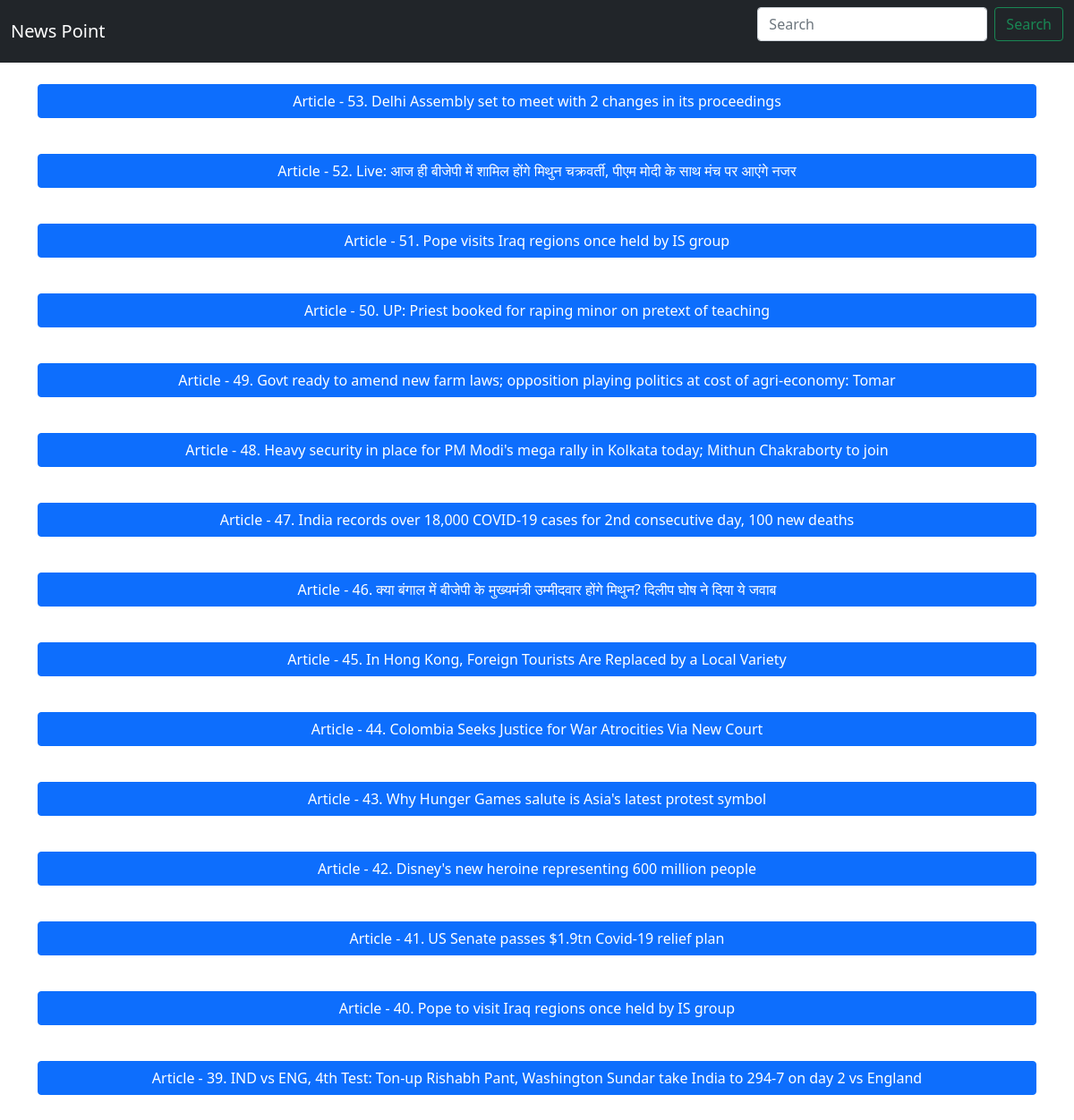
Before: / with the older database file.
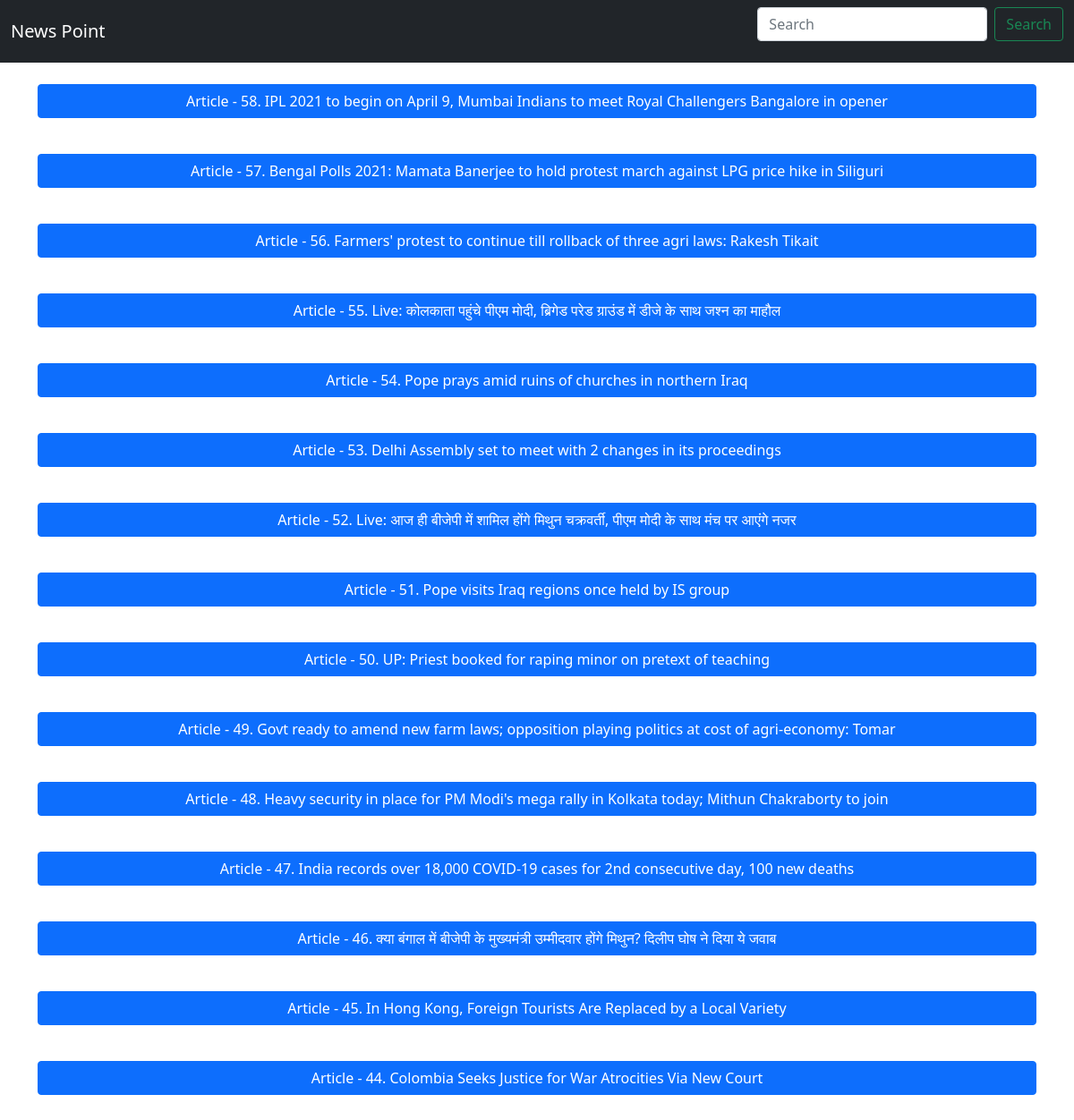
After: the same page with the newer database file.
### main.py (models this page shows, shortened)
class Article(db.Model):
    id = db.Column(db.Integer, primary_key=True)
    headline = db.Column(db.String(200), nullable=False)
    image_url = db.Column(db.String(1000), nullable=False)
    content = db.Column(db.String(400), nullable=False)
    redirect_url = db.Column(db.String(400), nullable=False)
    data_from = db.Column(db.String(200), nullable=False)

### main.py (the view)
@app.route('/')
def index():
    content = Article.query.order_by(Article.id.desc()).limit(15).all()
    return render_template('index.html', content=content)

### templates/Index.html (shortened to what this page needs)
<html>
    <head>
        <link href="https://cdn.jsdelivr.net/npm/bootstrap@5.0.0-beta2/dist/css/bootstrap.min.css" rel="stylesheet">
    </head>
    <body>
        <nav class="navbar navbar-expand-lg navbar-dark bg-dark">
            <div class="container-fluid">
              <a class="navbar-brand" href="/">News Point</a>
              <form class="d-flex" method="get" action="/search">
                <input class="form-control me-2" type="search" placeholder="Search" aria-label="Search" name="search" id="search">
                <button class="btn btn-outline-success" type="submit">Search</button>
              </form>
              </div>
          </nav>
          <br/>
          <div class="container">
              <div class="row">
            {% if content is not none %}
            {% for i in content %}
            <div class="col-md-12">
                <p>
                    <button class="btn btn-primary" type="button" data-bs-toggle="collapse" data-bs-target="#collapseExample{{i.id}}" aria-expanded="false" aria-controls="collapseExample{{i.id}}" style="width:100%;">
                      Article - {{i.id}}. {{i.headline}}
                    </button>
                  </p>
                  <br/>
              </div>
            {% endfor %}
            {% else %}
            <div class="col" style="text-align: center;"><h1>No Articles Found</h1><a href="/" class="btn btn-link">Go to home</a></div>
            {% endif %}
        </div>
    </div>
    </body>
</html>

Changed rows visible on the page:
no longer on this page (row unchanged): Article: id "43", headline "Why Hunger Games salute is Asia's latest protest symbol"
no longer on this page (row unchanged): Article: id "42", headline "Disney's new heroine representing 600 million people"
no longer on this page (row unchanged): Article: id "41", headline "US Senate passes $1.9tn Covid-19 relief plan"
no longer on this page (row unchanged): Article: id "40", headline "Pope to visit Iraq regions once held by IS group"
no longer on this page (row unchanged): Article: id "39", headline "IND vs ENG, 4th Test: Ton-up Rishabh Pant, Washington Sundar take India to 294-7 on day 2 vs England"
added Article: id "58", headline "IPL 2021 to begin on April 9, Mumbai Indians to meet Royal Challengers Bangalore in opener"
added Article: id "57", headline "Bengal Polls 2021: Mamata Banerjee to hold protest march against LPG price hike in Siliguri"
added Article: id "56", headline "Farmers' protest to continue till rollback of three agri laws: Rakesh Tikait"
added Article: id "55", headline "Live: कोलकाता पहुंचे पीएम मोदी, ब्रिगेड परेड ग्राउंड में डीजे के साथ जश्न का माहौल"
added Article: id "54", headline "Pope prays amid ruins of churches in northern Iraq"
